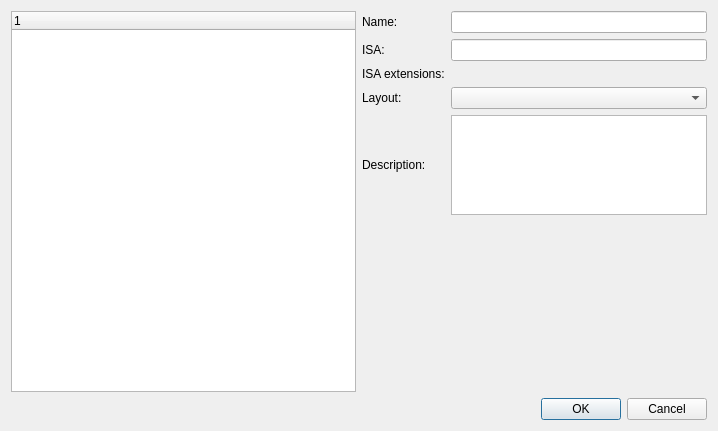
<?xml version="1.0" encoding="UTF-8"?>
<ui version="4.0">
 <class>Ripes::ProcessorSelectionDialog</class>
 <widget class="QDialog" name="Ripes::ProcessorSelectionDialog">
  <property name="geometry">
   <rect>
    <x>0</x>
    <y>0</y>
    <width>718</width>
    <height>431</height>
   </rect>
  </property>
  <property name="windowTitle">
   <string notr="true">Dialog</string>
  </property>
  <property name="modal">
   <bool>true</bool>
  </property>
  <layout class="QVBoxLayout" name="verticalLayout_4">
   <item>
    <layout class="QVBoxLayout" name="verticalLayout_3">
     <item>
      <layout class="QHBoxLayout" name="horizontalLayout" stretch="0,0">
       <item>
        <widget class="QTreeWidget" name="processors">
         <column>
          <property name="text">
           <string notr="true">1</string>
          </property>
         </column>
        </widget>
       </item>
       <item>
        <layout class="QVBoxLayout" name="infoLayout" stretch="0,2">
         <item>
          <layout class="QGridLayout" name="gridLayout">
           <item row="1" column="1">
            <widget class="QLineEdit" name="ISA">
             <property name="readOnly">
              <bool>true</bool>
             </property>
            </widget>
           </item>
           <item row="3" column="1">
            <widget class="QComboBox" name="layout">
             <property name="toolTip">
              <string>How detailed the processor diagram is drawn: Standard shows the main datapath, Extended also shows control signals.</string>
             </property>
            </widget>
           </item>
           <item row="0" column="0">
            <widget class="QLabel" name="label">
             <property name="text">
              <string>Name:</string>
             </property>
            </widget>
           </item>
           <item row="4" column="0">
            <widget class="QLabel" name="label_3">
             <property name="text">
              <string>Description:</string>
             </property>
            </widget>
           </item>
           <item row="3" column="0">
            <widget class="QLabel" name="label_4">
             <property name="toolTip">
              <string>How detailed the processor diagram is drawn: Standard shows the main datapath, Extended also shows control signals.</string>
             </property>
             <property name="text">
              <string>Layout:</string>
             </property>
            </widget>
           </item>
           <item row="4" column="1">
            <widget class="QPlainTextEdit" name="description">
             <property name="sizePolicy">
              <sizepolicy hsizetype="MinimumExpanding" vsizetype="Preferred">
               <horstretch>0</horstretch>
               <verstretch>0</verstretch>
              </sizepolicy>
             </property>
             <property name="minimumSize">
              <size>
               <width>0</width>
               <height>100</height>
              </size>
             </property>
             <property name="maximumSize">
              <size>
               <width>16777215</width>
               <height>100</height>
              </size>
             </property>
             <property name="baseSize">
              <size>
               <width>0</width>
               <height>0</height>
              </size>
             </property>
             <property name="readOnly">
              <bool>true</bool>
             </property>
            </widget>
           </item>
           <item row="0" column="1">
            <widget class="QLineEdit" name="name">
             <property name="readOnly">
              <bool>true</bool>
             </property>
            </widget>
           </item>
           <item row="1" column="0">
            <widget class="QLabel" name="label_2">
             <property name="toolTip">
              <string>Instruction set architecture implemented by the selected processor.</string>
             </property>
             <property name="text">
              <string>ISA:</string>
             </property>
            </widget>
           </item>
           <item row="2" column="0">
            <widget class="QLabel" name="label_5">
             <property name="toolTip">
              <string>Optional RISC-V instruction set extensions (M = multiply/divide, C = compressed, ...). Hover an extension for details.</string>
             </property>
             <property name="text">
              <string>ISA extensions:</string>
             </property>
            </widget>
           </item>
           <item row="2" column="1">
            <layout class="QHBoxLayout" name="extensions"/>
           </item>
          </layout>
         </item>
         <item>
          <widget class="Ripes::RegisterInitializationWidget" name="regInitWidget" native="true">
           <property name="sizePolicy">
            <sizepolicy hsizetype="MinimumExpanding" vsizetype="Expanding">
             <horstretch>0</horstretch>
             <verstretch>2</verstretch>
            </sizepolicy>
           </property>
           <property name="minimumSize">
            <size>
             <width>0</width>
             <height>150</height>
            </size>
           </property>
          </widget>
         </item>
        </layout>
       </item>
      </layout>
     </item>
     <item>
      <layout class="QVBoxLayout" name="verticalLayout_5">
       <item>
        <widget class="QDialogButtonBox" name="buttonBox">
         <property name="standardButtons">
          <set>QDialogButtonBox::Cancel|QDialogButtonBox::Ok</set>
         </property>
        </widget>
       </item>
      </layout>
     </item>
    </layout>
   </item>
  </layout>
 </widget>
 <customwidgets>
  <customwidget>
   <class>Ripes::RegisterInitializationWidget</class>
   <extends>QWidget</extends>
   <header>registerinitializationwidget.h</header>
   <container>1</container>
  </customwidget>
 </customwidgets>
 <resources/>
 <connections/>
</ui>
